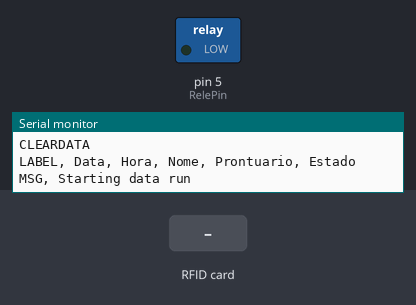
Bench run of a sketch on a simulated Arduino Uno, built with avr-gcc and run on an emulated ATmega328P. Parts: switched loads named in the sketch (green lamp = pin HIGH), the last lines printed to the serial monitor. The test bench sets the inputs (shaded band). Pins used as bus, display or sensor lines are not drawn.

Above: at 1.2 s.
1.3 s: RFID card A5 87 0B 88 held to the reader
At 1.9 s:
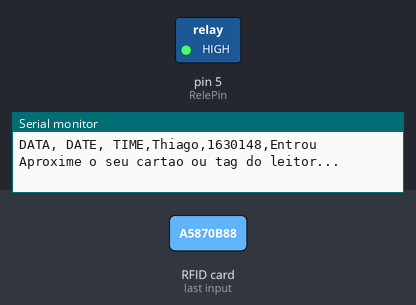
3.9 s: RFID card CC 4B D6 35 held to the reader
At 5.4 s:
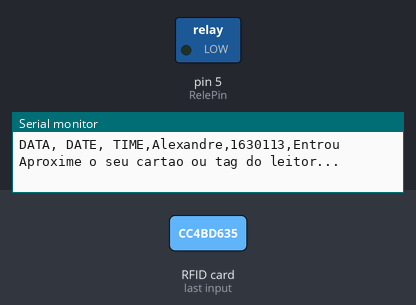
5.5 s: RFID card F4 D6 59 BA held to the reader
At 6.0 s:
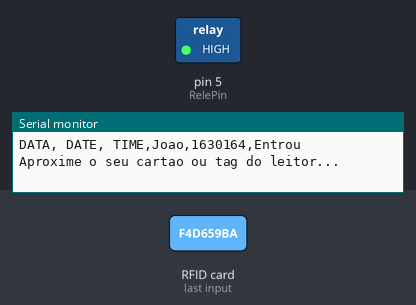
Timing chart, 0 to 8.5 s (numbered marks = the images above; inputs shaded):
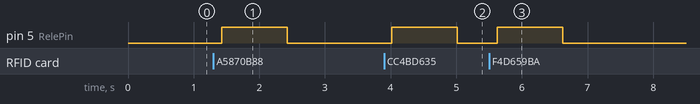

Measured:
- after the input at 1.3 s, pin 5 (RelePin): LOW → HIGH after 0.13 s, → LOW 1.0 s later
- after the input at 3.9 s, pin 5 (RelePin): LOW → HIGH after 0.12 s, → LOW 1.0 s later
- after the input at 5.5 s, pin 5 (RelePin): LOW → HIGH after 0.12 s, → LOW 1.0 s later

The sketch:

RFID_com_Registro_em_Excel.ino
```cpp
// Projeto: Elaboração de Controle de Acesso por RFID em Excel em uma Catraca Mecânica.
// Grupo: Alexandre da Silva Mateus; João Lucas Mizuguchi Ferreira; Thiago Ramos Bernardo.
// Programador: Thiago Ramos Bernardo
// Base: FILIPEFLOP / Embarcados
#include <SPI.h>
#include <MFRC522.h>

#define SS_PIN 10
#define RST_PIN 9
MFRC522 mfrc522(SS_PIN, RST_PIN);  // Create MFRC522 instance.
const int RelePin = 5; // pino ao qual o Módulo Relé está conectado

int Acesso[4] = {0, 0, 0, 0}; //Adicionar mais um ",0 " para cada novo usuário cadastrado

void setup() {
  SPI.begin();        // Inicia  SPI bus
  Serial.begin(9600); // Inicia a serial
  pinMode(RelePin, OUTPUT); // seta o pino como saída
  mfrc522.PCD_Init(); // Inicia MFRC522
  //  mensagemnicial();
  Serial.println();
  Serial.println("CLEARDATA");
  Serial.println("LABEL, Data, Hora, Nome, Prontuario, Estado");
  Serial.println("MSG, Starting data run");
}

void loop() {
  RFID();

}

void RFID() {
  // Procura novos cartões
  if ( ! mfrc522.PICC_IsNewCardPresent())

  {
    return;
  }
  // Seleciona um dos cartões
  if ( ! mfrc522.PICC_ReadCardSerial())
  {
    return;
  }
  //Mostra UID na serial
  Serial.print("UID da tag :");
  String conteudo = "";
  byte letra;
  for (byte i = 0; i < mfrc522.uid.size; i++)
  {
    Serial.print(mfrc522.uid.uidByte[i] < 0x10 ? " 0" : " ");
    Serial.print(mfrc522.uid.uidByte[i], HEX);
    conteudo.concat(String(mfrc522.uid.uidByte[i] < 0x10 ? " 0" : " "));
    conteudo.concat(String(mfrc522.uid.uidByte[i], HEX));
  }
  Serial.println();
  Serial.print("Mensagem : ");
  conteudo.toUpperCase();
  if (conteudo.substring(1) == "A5 87 0B 88") //UID 1 - Tag / Thiago
  {
    Serial.println("LABEL, Data, Hora, Nome, Prontuario, Estado");
    User1630148();

    mensageminicial();
    ativarRele();
  }
  if (conteudo.substring(1) == "CC 4B D6 35") //UID 2 - Cartão / Alexandre
  {
    Serial.println("LABEL, Data, Hora, Nome, Prontuario, Estado");
    User1630113();

    mensageminicial();
    ativarRele();
  }
  if (conteudo.substring(1) == "F4 D6 59 BA") //UID 3 - Cartão / João
  {
    Serial.println("LABEL, Data, Hora, Nome, Prontuario, Estado");
    User1630164();

    mensageminicial();
    ativarRele();
  }
  if (conteudo.substring(1) == "34 30 79 BA") //UID 4 - Cartão / Jacob
  {
    Serial.println("LABEL, Data, Hora, Nome, Prontuario, Estado");
    UserX();

    mensageminicial();
    ativarRele();
  }

}
void mensageminicial()
{
  Serial.println("Aproxime o seu cartao ou tag do leitor...");
}
//https://medium.com/@islamnegm/quick-start-to-simple-daq-system-using-plx-daq-excel-arduino-d2457773384b
//http://www.scielo.br/pdf/rbef/v38n3/1806-1117-rbef-38-03-e3503.pdf

void ativarRele()
{
    digitalWrite(RelePin, HIGH); //aciona o pino
    delay(1000);
    digitalWrite(RelePin, LOW); //aciona o pino
}
```

Tutorial.ino
```cpp
//void UserProntuário() {
//  //Aonde está Acesso[x] substituir pela posição do vetor
//  if (Acesso[0] == 0) {
//    Serial.print("DATA, DATE, TIME,");
// //   Serial.print(""nome"");
//    Serial.print(",");
// //   Serial.print(""Prontuário"");
//    Serial.print(",");
//    Serial.println("Entrou");
//  } if (Acesso[0] == 1) {
//    Serial.print("DATA, DATE, TIME,");
//  //  Serial.print(""nome"");
//    Serial.print(",");
////    Serial.print(""Prontuário"");
//    Serial.print(",");
//    Serial.println("Saiu");
//  }
//  if (Acesso[0] == 0) {
//    Acesso[0]++;
//  } else {
//    Acesso[0]--;
//  }
//}
```

User1630113.ino
```cpp
void User1630113() {
  if (Acesso[1] == 0) {
    Serial.print("DATA, DATE, TIME,");
    Serial.print("Alexandre");
    Serial.print(",");
    Serial.print("1630113");
    Serial.print(",");
    Serial.println("Entrou");
  } if (Acesso[1] == 1) {
    Serial.print("DATA, DATE, TIME,");
    Serial.print("Alexandre");
    Serial.print(",");
    Serial.print("1630113");
    Serial.print(",");
    Serial.println("Saiu");
  }
  if (Acesso[1] == 0) {
    Acesso[1]++;
  } else {
    Acesso[1]--;
  }
}
```

User1630148.ino
```cpp
void User1630148() {
  if (Acesso[0] == 0) {
    Serial.print("DATA, DATE, TIME,");
    Serial.print("Thiago");
    Serial.print(",");
    Serial.print("1630148");
    Serial.print(",");
    Serial.println("Entrou");
  } if (Acesso[0] == 1) {
    Serial.print("DATA, DATE, TIME,");
    Serial.print("Thiago");
    Serial.print(",");
    Serial.print("1630148");
    Serial.print(",");
    Serial.println("Saiu");
  }
  if (Acesso[0] == 0) {
    Acesso[0]++;
  } else {
    Acesso[0]--;
  }
}
```

User1630164.ino
```cpp
void User1630164() {
  if (Acesso[2] == 0) {
    Serial.print("DATA, DATE, TIME,");
    Serial.print("Joao");
    Serial.print(",");
    Serial.print("1630164");
    Serial.print(",");
    Serial.println("Entrou");
  } if (Acesso[2] == 1) {
    Serial.print("DATA, DATE, TIME,");
    Serial.print("Joao");
    Serial.print(",");
    Serial.print("1630164");
    Serial.print(",");
    Serial.println("Saiu");
  }
  if (Acesso[2] == 0) {
    Acesso[2]++;
  } else {
    Acesso[2]--;
  }
}
```

UserX.ino
```cpp
void UserX() {
  if (Acesso[3] == 0) {
    Serial.print("DATA, DATE, TIME,");
    Serial.print("Banca");
    Serial.print(",");
    Serial.print("000000");
    Serial.print(",");
    Serial.println("Entrou");
  } if (Acesso[3] == 1) {
    Serial.print("DATA, DATE, TIME,");
    Serial.print("Banca");
    Serial.print(",");
    Serial.print("000000");
    Serial.print(",");
    Serial.println("Saiu");
  }
  if (Acesso[3] == 0) {
    Acesso[3]++;
  } else {
    Acesso[3]--;
  }
}
```
